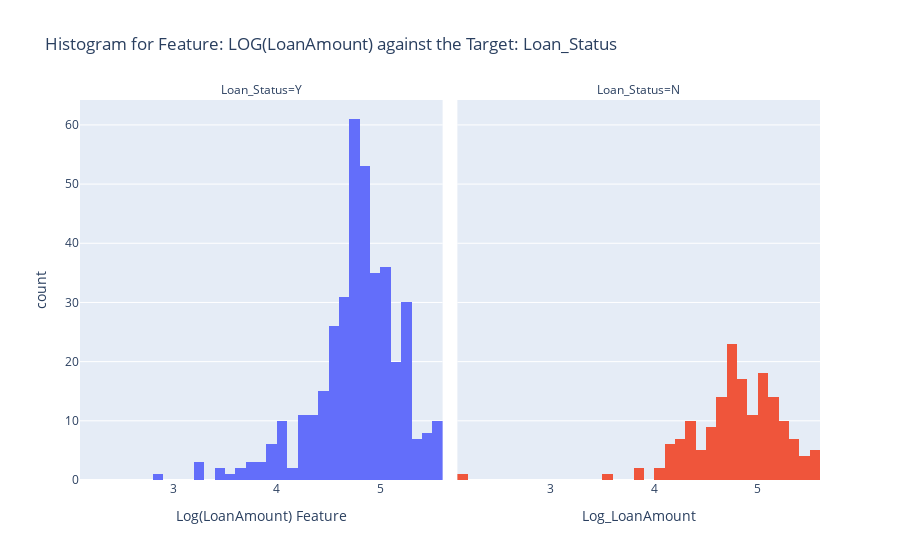

The cell this chart's notebook holds for it:
### Markdown cell above
#### Observation
From the above plots, there is still a significant amount of outliers in both 'Yes' and 'No' plots. however, due to the removal of the outliers in the LoanAmount column previously, reomval of more outliers may compromise the size of the training and testing dataset. <br>
<br>
Hence, Log transformation will be used to reduce the impact of these outliers on the dataset.

### Code cell
import numpy as np

# Log transformation
raw_data_df['Log_LoanAmount'] = np.log(raw_data_df['LoanAmount']) #created a new column
#print(raw_data_df.columns)

# Plot the transformed data
fig = px.histogram(data_frame=raw_data_df, x='Log_LoanAmount', color='Loan_Status',
                   title='Histogram for Feature: LOG(LoanAmount) against the Target: Loan_Status',
                   facet_col='Loan_Status')
fig.update_layout(xaxis_title='Log(LoanAmount) Feature', showlegend=False)
fig.show()

### Figure 1 — Plotly figure (JSON) as saved in the notebook; plotly's stock layout.template omitted (floating-point values rounded to 4 significant figures; data arrays with more than 128 entries replaced by an {"elided": "..."} marker saying what was removed)
{"data": [{"alignmentgroup": "True", "bingroup": "x", "hovertemplate": "Loan_Status=Y<br>Log_LoanAmount=%{x}<br>count=%{y}<extra></extra>", "legendgroup": "Y", "marker": {"color": "#636efa", "pattern": {"shape": ""}}, "name": "Y", "offsetgroup": "Y", "orientation": "v", "showlegend": true, "type": "histogram", "x": {"elided": "398 float values"}, "xaxis": "x", "yaxis": "y"}, {"alignmentgroup": "True", "bingroup": "x", "hovertemplate": "Loan_Status=N<br>Log_LoanAmount=%{x}<br>count=%{y}<extra></extra>", "legendgroup": "N", "marker": {"color": "#EF553B", "pattern": {"shape": ""}}, "name": "N", "offsetgroup": "N", "orientation": "v", "showlegend": true, "type": "histogram", "x": {"elided": "177 float values"}, "xaxis": "x2", "yaxis": "y2"}], "layout": {"annotations": [{"font": {}, "showarrow": false, "text": "Loan_Status=Y", "x": 0.245, "xanchor": "center", "xref": "paper", "y": 1, "yanchor": "bottom", "yref": "paper"}, {"font": {}, "showarrow": false, "text": "Loan_Status=N", "x": 0.755, "xanchor": "center", "xref": "paper", "y": 1, "yanchor": "bottom", "yref": "paper"}], "barmode": "relative", "legend": {"title": {"text": "Loan_Status"}, "tracegroupgap": 0}, "showlegend": false, "title": {"text": "Histogram for Feature: LOG(LoanAmount) against the Target: Loan_Status"}, "xaxis": {"anchor": "y", "domain": [0, 0.49], "title": {"text": "Log(LoanAmount) Feature"}}, "xaxis2": {"anchor": "y2", "domain": [0.51, 1], "matches": "x", "title": {"text": "Log_LoanAmount"}}, "yaxis": {"anchor": "x", "domain": [0, 1], "title": {"text": "count"}}, "yaxis2": {"anchor": "x2", "domain": [0, 1], "matches": "y", "showticklabels": false}}}
